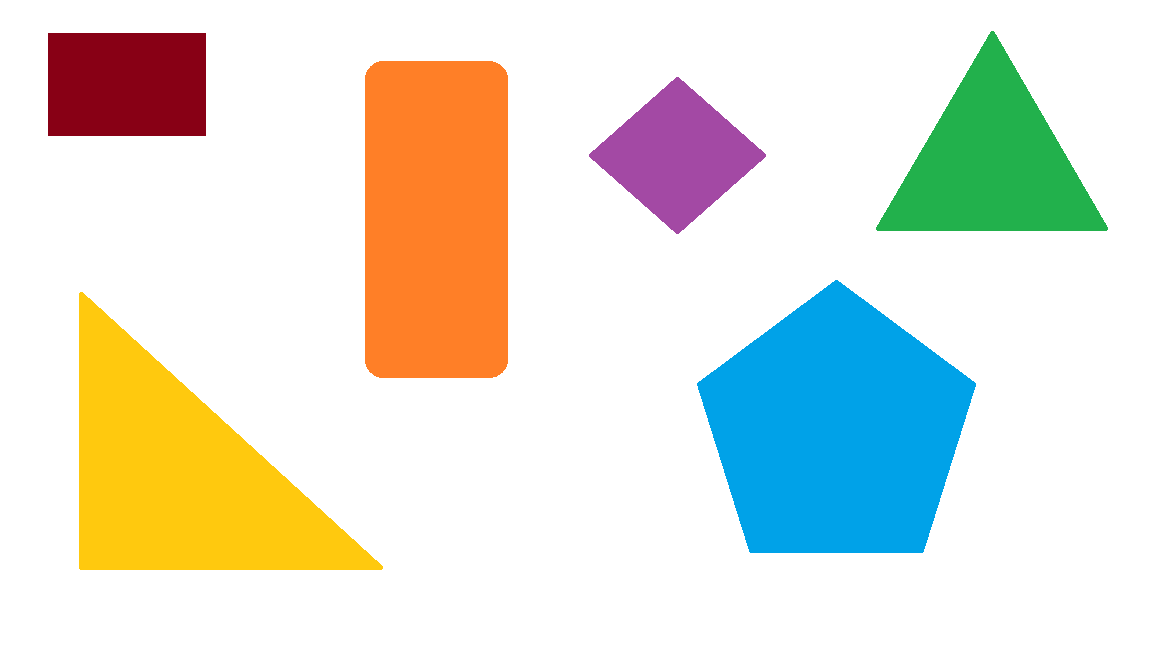
#> input picture computer_vision/opencv_basics/data/shapes.png, 1152 x 648 px, found by its file name
$ jupyter execute 23_Detect_Simple_Geometric_Shapes_using_OpenCV_in_Python.ipynb
#> lines starting #> are read from the running program, lines starting #| are printed output that depends on the picture; after the words box and inside, x2 and y2 are one past the last pixel; in counts of white or black regions, pixels touching at a corner belong together; long printed decimals are rounded
#### void cv::approxPolyDP(InputArray curve, OutputArray approxCurve, double epsilon, bool closed )

Approximates a polygonal curve(s) with the specified precision.

The function cv::approxPolyDP approximates a curve or a polygon with another curve/polygon with less vertices so that the distance between them is less or equal to the specified precision. It uses the Douglas-Peucker algorithm http://en.wikipedia.org/wiki/Ramer-Douglas-Peucker_algorithm

Parameters
curve--> Input vector of a 2D point stored in std::vector or Mat

approxCurve-->	Result of the approximation. The type should match the type of the input curve.

epsilon-->	Parameter specifying the approximation accuracy. This is the maximum distance between the original curve and its approximation.

closed-->	If true, the approximated curve is closed (its first and last vertices are connected). Otherwise, it is not closed.

[cell 1]
import numpy as np
import cv2

img = cv2.imread('C:/Users/piyus/All programming files/Computer_Vision/data/shapes.png')
#> img is the input picture: shape (648, 1152, 3); mean B, G, R 213.8, 226, 225.5
imgGrey = cv2.cvtColor(img, cv2.COLOR_BGR2GRAY)
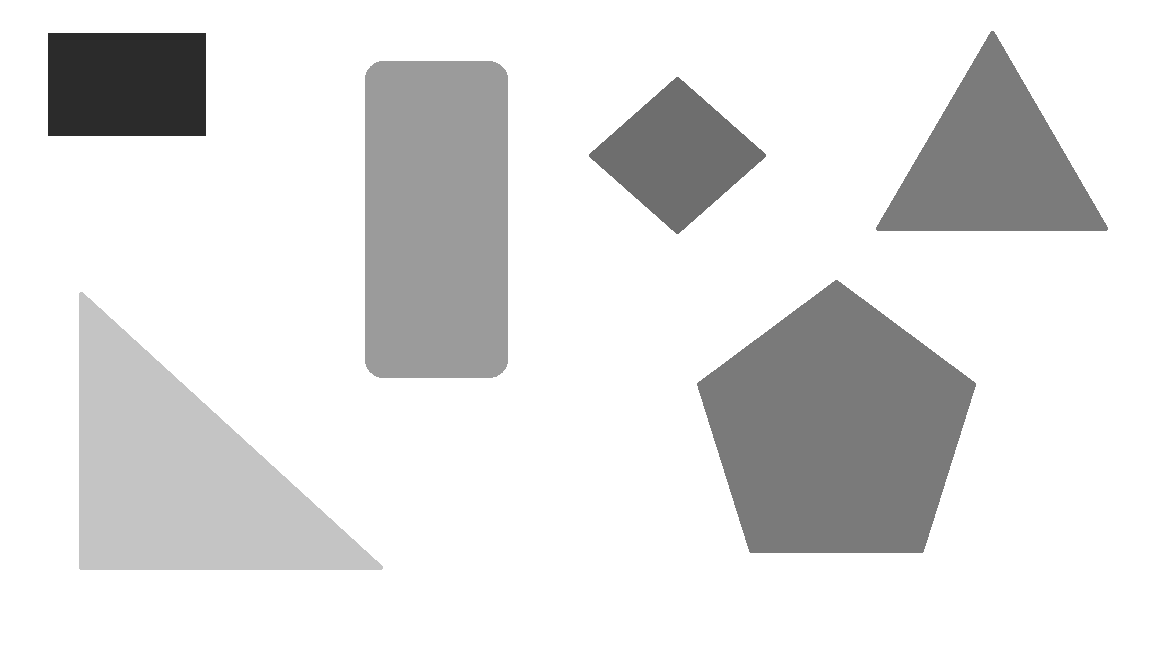
#> imgGrey: shape (648, 1152); min 43, max 255, mean 224.5
_, thrash = cv2.threshold(imgGrey, 240, 255, cv2.THRESH_BINARY)
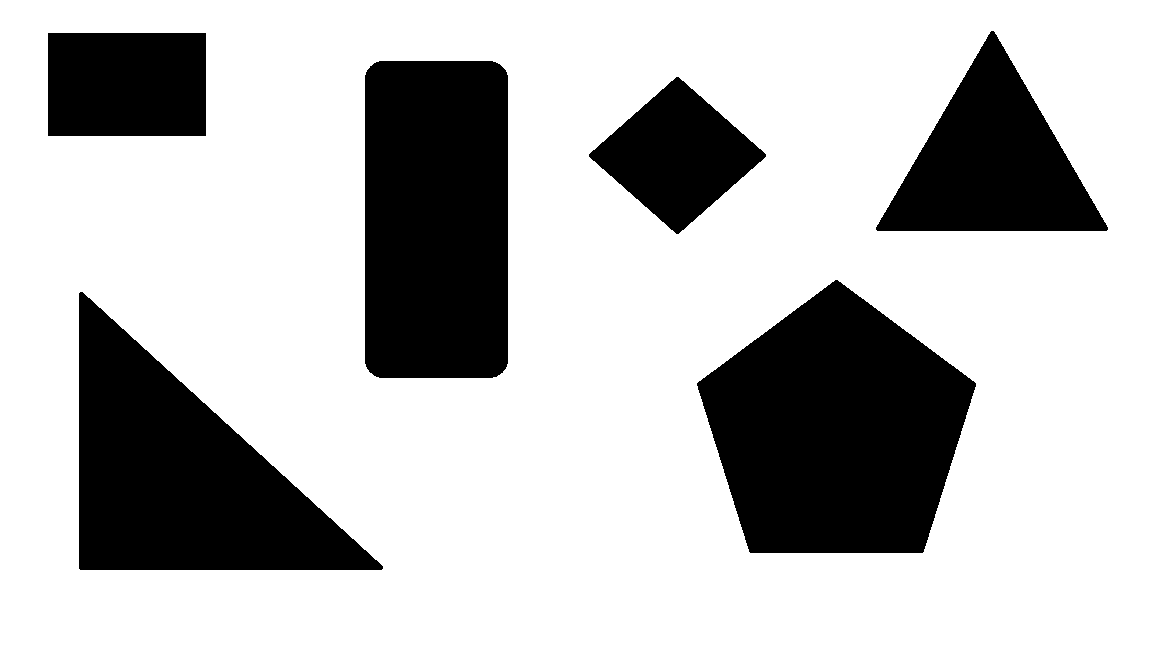
#> thrash: shape (648, 1152); 73.8% white; 6 black regions
contours, _ = cv2.findContours(thrash, cv2.RETR_TREE, cv2.CHAIN_APPROX_NONE)
#> contours = 7 contours; box (x1, y1, x2, y2) and area: (0, 0, 1152, 648) 744697, (696, 279, 977, 554) 53390, (364, 60, 509, 379) 45472, (78, 291, 384, 571) 43714, (875, 30, 1109, 232) 24160, (47, 32, 207, 137) 16534, (588, 76, 767, 235) 14420

cv2.imshow("img", img)
for contour in contours:
    approx = cv2.approxPolyDP(contour, 0.01* cv2.arcLength(contour, True), True)
    # cv2.arcLength(contour, True)--> True bcz we know our curves are closed

    cv2.drawContours(img, [approx], 0, (0, 0, 0), 5)      # 0 --> since we are working only on one counter
    x = approx.ravel()[0]
    y = approx.ravel()[1] - 5
    if len(approx) == 3:
        cv2.putText(img, "Triangle", (x, y), cv2.FONT_HERSHEY_COMPLEX, 0.5, (0, 0, 0))
    elif len(approx) == 4:
        x1 ,y1, w, h = cv2.boundingRect(approx)
        aspectRatio = float(w)/h
        print(aspectRatio)
        if aspectRatio >= 0.95 and aspectRatio <= 1.05:
          cv2.putText(img, "square", (x, y), cv2.FONT_HERSHEY_COMPLEX, 0.5, (0, 0, 0))
        else:
          cv2.putText(img, "rectangle", (x, y), cv2.FONT_HERSHEY_COMPLEX, 0.5, (0, 0, 0))
    elif len(approx) == 5:
        cv2.putText(img, "Pentagon", (x, y), cv2.FONT_HERSHEY_COMPLEX, 0.5, (0, 0, 0))
    elif len(approx) == 10:
        cv2.putText(img, "Star", (x, y), cv2.FONT_HERSHEY_COMPLEX, 0.5, (0, 0, 0))
    else:
        cv2.putText(img, "Circle", (x, y), cv2.FONT_HERSHEY_COMPLEX, 0.5, (0, 0, 0))
#> this loop made 7 passes
#> (approx, x, y, x1, y1, w, h, aspectRatio) on passes 1, 4, 6: ([[0, 0], [0, 647], [1151, 647], [1151, 0]], 0, -5, 0, 0, 1152, 648, 1.78), ([[676, 76], [766, 154], [678, 234], [588, 156]], 676, 71, 588, 76, 179, 159, 1.13), ([[47, 33], [205, 32], [206, 135], [48, 136]], 47, 28, 47, 32, 160, 105, 1.52)
#> (approx, x, y) on passes 2, 7: ([[78, 293], [383, 568], [80, 570]], 78, 288), ([[991, 30], [1106, 231], [875, 229]], 991, 25)
#| 1.778
#| 1.126
#| 1.524
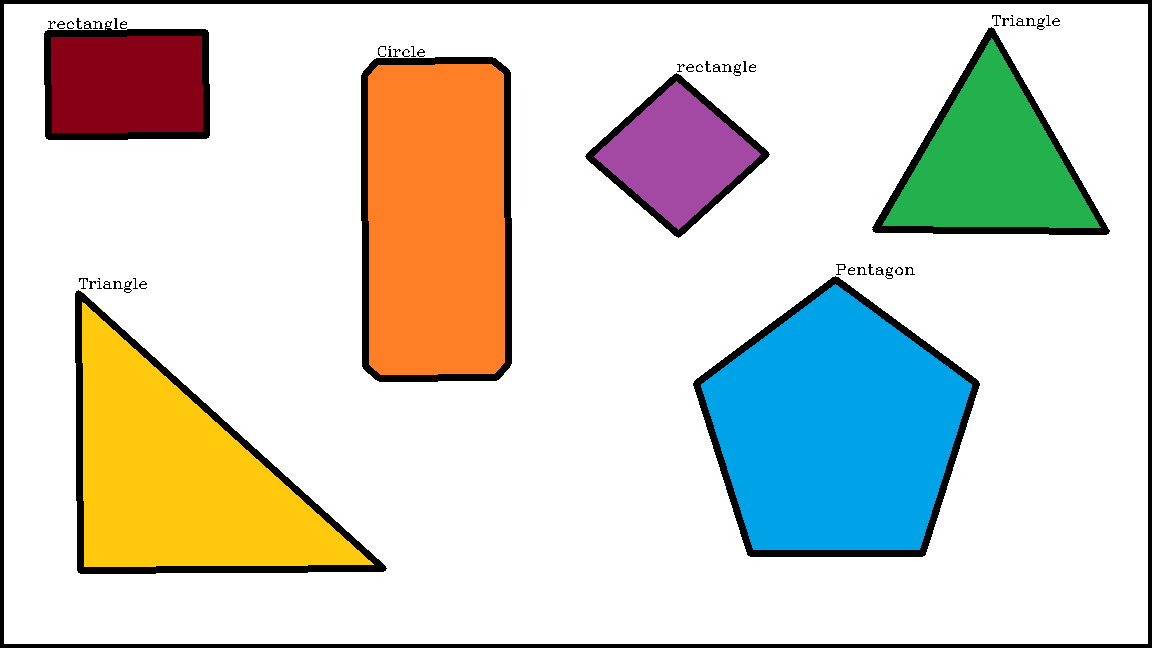
#> img: shape (648, 1152, 3); 6.22% of pixels changed, all inside (x1, y1, x2, y2) = (0, 0, 1152, 648)


cv2.imshow("shapes", img)
cv2.waitKey(0)
cv2.destroyAllWindows()
